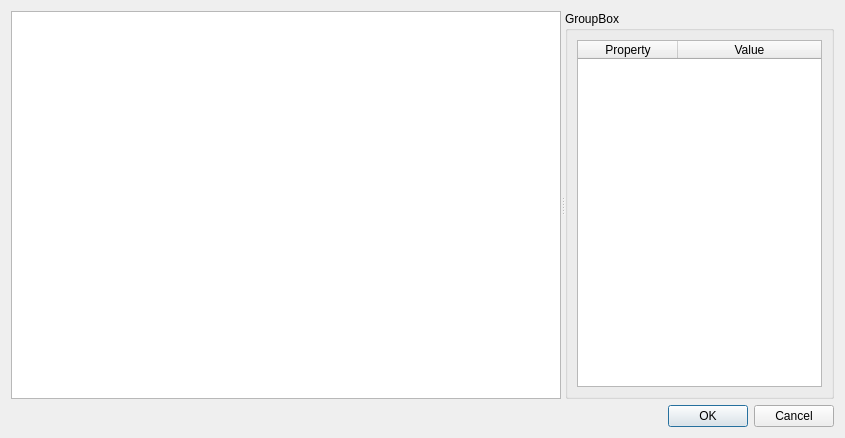
<?xml version="1.0" encoding="UTF-8"?>
<ui version="4.0">
 <class>Dialog</class>
 <widget class="QDialog" name="Dialog">
  <property name="geometry">
   <rect>
    <x>0</x>
    <y>0</y>
    <width>845</width>
    <height>438</height>
   </rect>
  </property>
  <property name="windowTitle">
   <string>Iauracad Representation</string>
  </property>
  <layout class="QVBoxLayout" name="verticalLayout">
   <item>
    <widget class="QSplitter" name="splitter">
     <property name="orientation">
      <enum>Qt::Horizontal</enum>
     </property>
     <widget class="QTreeWidget" name="geomtree">
      <property name="minimumSize">
       <size>
        <width>550</width>
        <height>0</height>
       </size>
      </property>
      <attribute name="headerVisible">
       <bool>false</bool>
      </attribute>
      <column>
       <property name="text">
        <string notr="true">1</string>
       </property>
      </column>
     </widget>
     <widget class="QGroupBox" name="groupBox">
      <property name="title">
       <string>GroupBox</string>
      </property>
      <layout class="QVBoxLayout" name="verticalLayout_2">
       <item>
        <widget class="QTableWidget" name="proptree">
         <property name="minimumSize">
          <size>
           <width>0</width>
           <height>0</height>
          </size>
         </property>
         <property name="columnCount">
          <number>2</number>
         </property>
         <attribute name="horizontalHeaderStretchLastSection">
          <bool>true</bool>
         </attribute>
         <attribute name="verticalHeaderVisible">
          <bool>false</bool>
         </attribute>
         <attribute name="verticalHeaderStretchLastSection">
          <bool>false</bool>
         </attribute>
         <column>
          <property name="text">
           <string>Property</string>
          </property>
         </column>
         <column>
          <property name="text">
           <string>Value</string>
          </property>
         </column>
        </widget>
       </item>
      </layout>
     </widget>
    </widget>
   </item>
   <item>
    <widget class="QDialogButtonBox" name="buttonBox">
     <property name="orientation">
      <enum>Qt::Horizontal</enum>
     </property>
     <property name="standardButtons">
      <set>QDialogButtonBox::Cancel|QDialogButtonBox::Ok</set>
     </property>
    </widget>
   </item>
  </layout>
 </widget>
 <resources/>
 <connections>
  <connection>
   <sender>buttonBox</sender>
   <signal>accepted()</signal>
   <receiver>Dialog</receiver>
   <slot>accept()</slot>
   <hints>
    <hint type="sourcelabel">
     <x>248</x>
     <y>254</y>
    </hint>
    <hint type="destinationlabel">
     <x>157</x>
     <y>274</y>
    </hint>
   </hints>
  </connection>
  <connection>
   <sender>buttonBox</sender>
   <signal>rejected()</signal>
   <receiver>Dialog</receiver>
   <slot>reject()</slot>
   <hints>
    <hint type="sourcelabel">
     <x>316</x>
     <y>260</y>
    </hint>
    <hint type="destinationlabel">
     <x>286</x>
     <y>274</y>
    </hint>
   </hints>
  </connection>
 </connections>
</ui>
